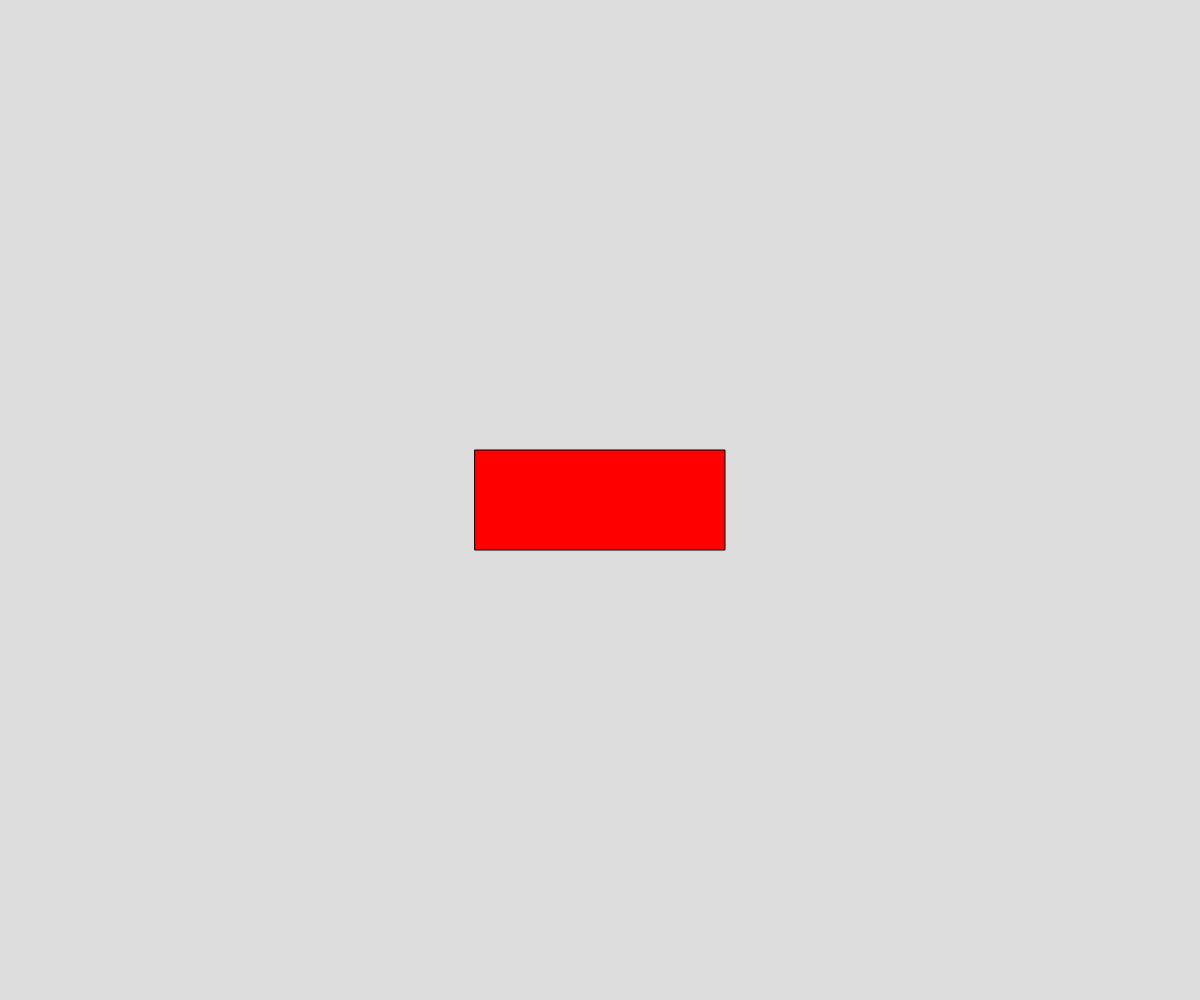
Frame 1 (no input)
Frame 60 (no input): identical to frame 1, image omitted
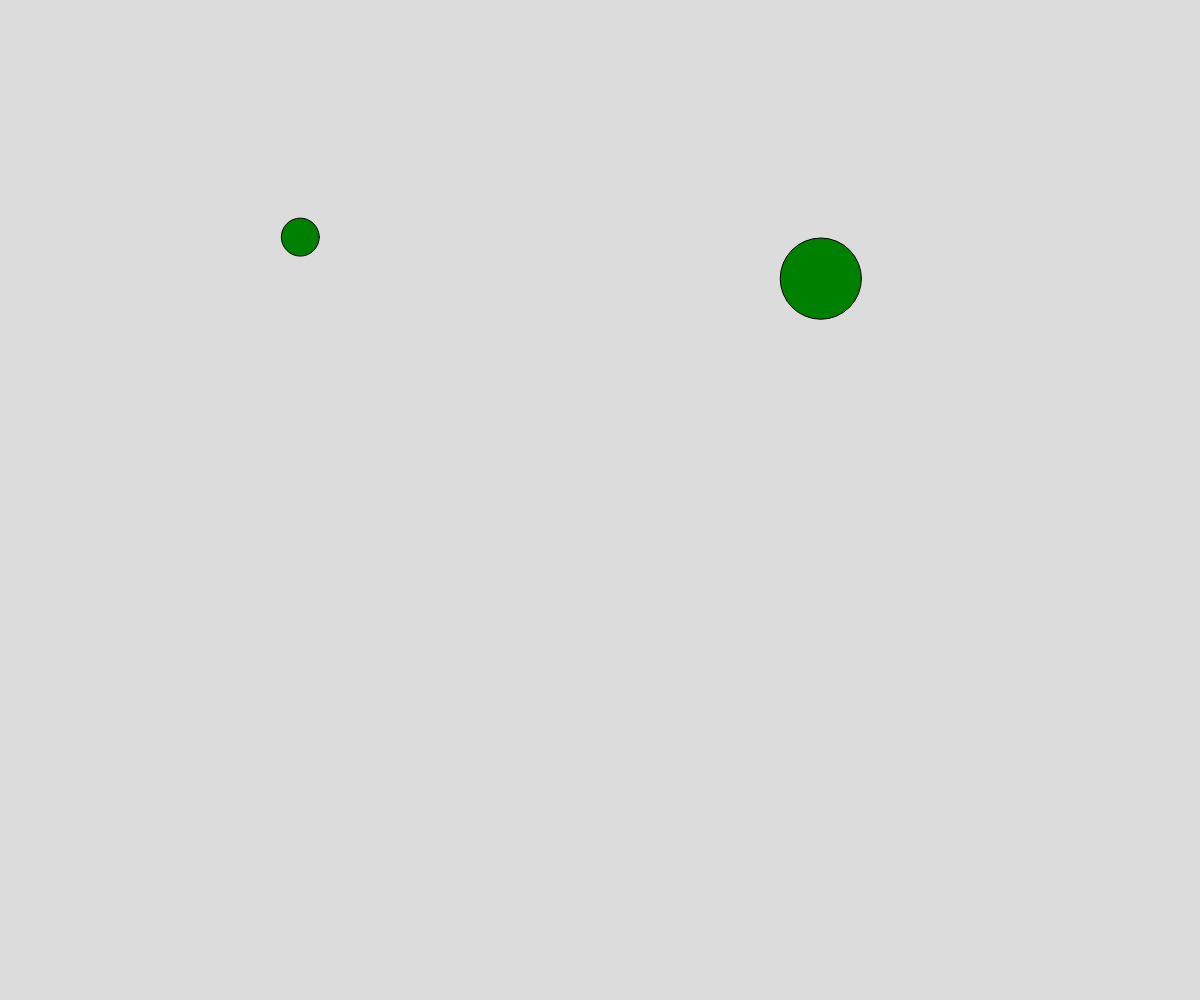
Frame 120 (the mouse pressed at the canvas centre since frame 60)

The p5.js sketch that drew these frames (run headless with seeded random() and noise() and a simulated clock; from frame 60 on, the mouse is pressed at the canvas centre):

// p5.js sketch
// ── sketch.js
// Project Title
// Your Name
// Date
//
// Extra for Experts:
// - describe what you did to take this project "above and beyond"
let ballarray=[]
let myButton = {x: 0, y: 0, w: 0, h: 0, color: ""}
let buttonPressed = false
function setup() {
  createCanvas(windowWidth, windowHeight);
  myButton.w = 250;
  myButton.h = 100;
  myButton.x = width/2 - myButton.w/2;
  myButton.y = height/2 - myButton.h/2;
  myButton.color = "red";
  x= width
  y= height
  createBall()
}


function draw() {
  background(220);
  if(buttonPressed===false){
     drawButton();
  }
  if(buttonPressed===true){
    for(let i=0;i<ballarray.length;i++){
      circle(ballarray[i].x, ballarray[i].y, ballarray[i].diameter);
      ballarray[i].x+=ballarray[i].dx;
      ballarray[i].y+=ballarray[i].dy;}
      
  }

}
function createBall(){
  let newBall = {
     x: random(width),
     y: random(height),
     diameter: random(25, 100),
     dx: random(-2, 2),
     dy: random(-2, 2),
   };
   ballarray.push(newBall);
 }

  
  function mousePressed(){
    if(mouseX>myButton.x&& mouseX < (myButton.x + myButton.w)&&
    mouseY>myButton.y&& mouseY < (myButton.y + myButton.h)){
      
      buttonPressed=true;
     
     }
     else{
      buttonPressed=false
     }
     fill("green")
    if(buttonPressed===true){
      createBall()
    }
   }
   
   function drawButton(){
    fill(myButton.color);
    rect(myButton.x, myButton.y, myButton.w, myButton.h);}
    
    
    
    
